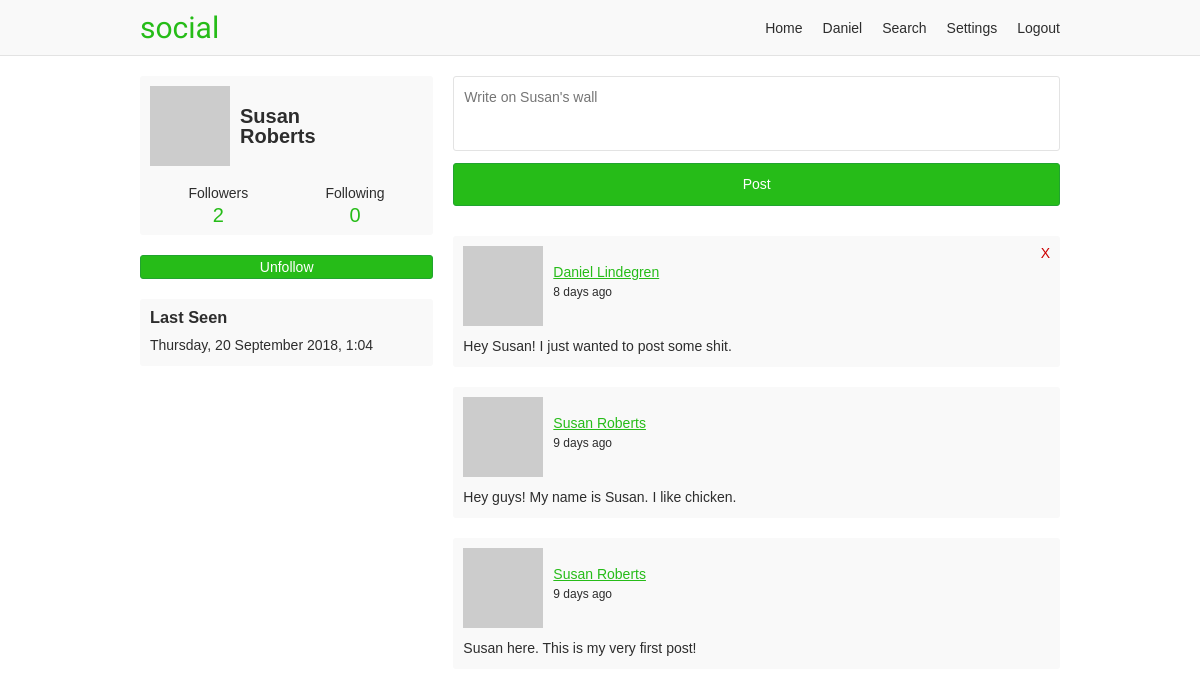
Page /8dba12d9c3ca454630566e5ff001b570 (signed in) on the earlier database version.
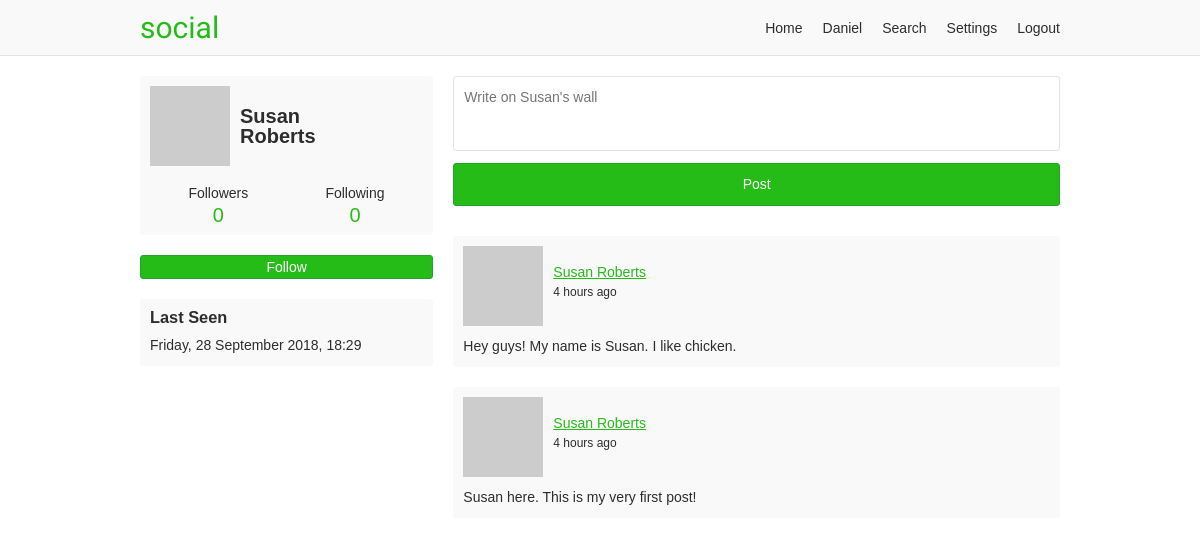
Same page on the later database version.
### app/users/models/user.py (models this page shows, shortened)
class User(UserMixin, db.Model, BaseModel):
    username = db.Column(db.String(35), nullable=False, unique=True)
    email = db.Column(db.String(255), nullable=False, unique=True)
    password = db.Column(db.String(128), nullable=False)
    first_name = db.Column(db.String(35), nullable=False)
    last_name = db.Column(db.String(35), nullable=False)
    about_me = db.Column(db.Text)
    last_seen = db.Column(db.DateTime, default=datetime.utcnow)
    posts_per_page = db.Column(db.Integer, default=10, nullable=False)
    full_name = column_property(first_name + " " + last_name)
    followed = db.relationship(
        'User',
        secondary=followers,
        primaryjoin='followers.c.follower_id == User.id',
        secondaryjoin='followers.c.followed_id == User.id',
        backref=db.backref('followers', lazy='dynamic'),
        lazy='dynamic')
    post_author = db.relationship(
        'Post',
        foreign_keys='Post.author_id',
        backref='author', lazy='dynamic')
    post_recipient = db.relationship(
        'Post',
        foreign_keys='Post.recipient_id',
        backref='recipient', lazy='dynamic')
    def is_following(self, user):
        return self.followed.filter(
            followers.c.followed_id == user.id).count() > 0
    @property
    def get_followers(self):
        return self.followers.filter_by(active=True)
    @property
    def get_followed(self):
        return self.followed.filter_by(active=True)
    @property
    def profile_posts(self):
        return Post.query.join(User, User.id == Post.author_id).filter(
            Post.recipient_id == self.id, User.active == True, # noqa
            Post.active == True)
    def avatar(self, size):
        digest = md5(self.email.lower().encode('utf-8')).hexdigest()
        return 'https://www.gravatar.com/avatar/{}?d=monsterid&s={}'.format(
            digest, size)

### app/users/models/post.py (models this page shows, shortened)
class Post(db.Model, BaseModel):
    body = db.Column(db.Text)
    author_id = db.Column(db.Integer, db.ForeignKey('user.id'))
    recipient_id = db.Column(db.Integer, db.ForeignKey('user.id'))

### app/users/views.py (the view)
@users.route('/<username>', methods=['GET', 'POST'])
@login_required
def profile(username):
    user = User.query.filter_by(username=username, active=True).first_or_404()
    form = PostForm()
    if form.validate_on_submit():
        post = Post(body=form.body.data, author=current_user,
                    recipient=user)
        post.commit()
        flash('Your post is now live!')
        return redirect(url_for('users.profile', username=username))
    page = request.args.get('page', 1, type=int)
    posts = user.profile_posts.order_by(
        Post.created.desc()).paginate(
            page, current_user.posts_per_page, False)
    return render_template('users/profile.html', user=user, posts=posts,
                           form=form)

### app/users/forms.py
class PostForm(FlaskForm):
    body = TextAreaField('Say something', validators=[DataRequired()])
    submit = SubmitField('Post')

### app/models.py (called while the page is built)
    def commit(self):
        try:
            db.session.add(self)
            db.session.commit()
            return self
        except Exception as E:
            db.session.rollback()
            raise E

### app/users/models/user.py (called while the page is built)
@login.user_loader
def load_user(id):
    return User.query.get(int(id))

### app/users/views.py (called while the page is built)
@users.before_request
def before_request():
    if current_user.is_authenticated:
        if not current_user.active:
            return redirect(url_for('static_views.logout'))
        current_user.last_seen = datetime.utcnow()
        current_user.commit()

### app/templates/users/profile.html (shortened to what this page needs)
{% extends "/base.html" %}
{% from "/_macros.html" import render_pagination %}
{% block content %}
<div class="grid-container">
  {% include "/users/_profile-info.html" %}
  <div class="profile-content">
    {% if current_user != user %}
    <form method="post" novalidate>
      <div class="input-container">
        {% if form.body.errors %}
        {{ form.body(class="input-error", placeholder="Write on {}'s wall".format(user.first_name)) }}
        <p>{{ form.body.errors[0] }}</p>
        {% else %}
        {{ form.body(placeholder="Write on {}'s wall".format(user.first_name)) }}
        {% endif %}
      </div>
      {{ form.submit }}
    </form>
    {% endif %}
    {% if posts.items %}
      {% for post in posts.items %}
      {% include "/users/_post.html" %}
      {% endfor %}
    {% endif %}
  </div>
</div>
{% endblock %}

### app/templates/users/_profile-info.html (shortened to what this page needs)
<div class="profile-aside">
  <div class="profile-info-container">
    <a class="profile-info" href="{{ url_for('users.profile', username=user.username) }}">
      <img src="{{ user.avatar(60) }}">
      <h2>{{ user.first_name }}<br>{{ user.last_name }}</h1>
    </a>
    <div class="user-numbers user-numbers-profile">
      <a href="{{ url_for('users.followers', username=user.username) }}">
        Followers <span>{{ user.get_followers.count() }}</span>
      </a>
      <a href="{{ url_for('users.following', username=user.username) }}">
        Following <span>{{ user.get_followed.count() }}</span>
      </a>
    </div>
  </div>
  {% if current_user != user %}
    {% if current_user.is_following(user) %}
    <a class="profile-follow button" href="{{ url_for('users.user_action', username=user.username, action='unfollow') }}">
      Unfollow
    </a>
    {% else %}
    <a class="profile-follow button" href="{{ url_for('users.user_action', username=user.username, action='follow') }}">
      Follow
    </a>
    {% endif %}
  {% endif %}
  {% if user.last_seen and not current_user == user %}
  <div class="last-seen-container">
    <h3>Last Seen</h3>
    <p>{{ moment(user.last_seen).format('dddd, D MMMM YYYY, H:mm') }}</p>
  </div>
  {% endif %}
</div>

### app/templates/users/_post.html
<div class="post">
  <div class="post-header">
    <img src="{{ post.author.avatar(40) }}">
    <p class="post-info">
      <a href="{{ url_for('users.profile', username=post.author.username) }}">{{ post.author.full_name }}</a>
      <time>{{ moment(post.created).fromNow() }}</time>
    </p>
    {% if current_user == post.author or post.recipient_id == current_user.id %}
    <a class="delete-post" href="{{ url_for('users.user_action', username=post.author.username, action='delete-post', post_id=post.id) }}" title="Delete post">X</a>
    {% endif %}
  </div>
  <p class="post-body">{{ post.body }}</p>
</div>

Differences in the rows shown:
removed Post: author.full_name "Daniel Lindegren", created "8 days ago", body "Hey Susan! I just wanted to post some shit."
changed User "Susan": last_seen "Thursday, 20 September 2018, 1:04" → "Friday, 28 September 2018, 18:29"
changed Post "Hey guys! My name is Susan. I like chicken.": created "9 days ago" → "4 hours ago"
changed Post "Susan here. This is my very first post!": created "9 days ago" → "4 hours ago"
Other differences:
{{ user.get_followers.count() }}: "2" → "0"
text no longer shown: "Unfollow"
text now shown: "Follow"
